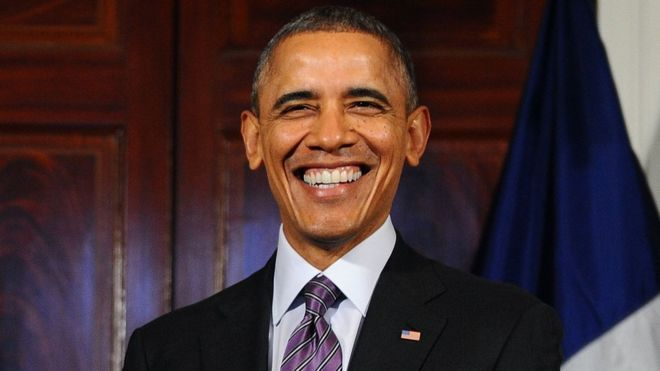
#> input picture opencv-basics/images/img1.jpg, 660 x 371 px, found by its file name
$ python faceDetection0.py
#> lines starting #> are read from the running program, lines starting #| are printed output that depends on the picture; after the words box and inside, x2 and y2 are one past the last pixel; in counts of white or black regions, pixels touching at a corner belong together
#
#   faceDetection0.py
#   Detecting a face
#
#   Created by Mohammed Ataa on 10/11/19.
#   Copyright © 2019 Ataago. All rights reserved.
#
### Face Detection
#   1. Create a Cascade Classifier (contains Features of a face)
#   2. Search for coordinates of the face
#   3. Draw a box around that face coordinates
#

import cv2

filename = 'img1.jpg'
# Read the Image
img = cv2.imread('opencv-basics/images/img1.jpg')
#> img is the input picture: shape (371, 660, 3); mean B, G, R 52.2, 50, 69.9
print(img.shape)
#| (371, 660, 3)

# Display the Image and display for 1 sec
cv2.imshow('My Image', img)
cv2.waitKey(1000)
cv2.destroyAllWindows()

# Resize the Image and Display for 1 sec
resized_img = cv2.resize(img, (int(img.shape[1]/2), int(img.shape[0]/2)))
cv2.imshow('Resized Image', resized_img)
cv2.waitKey(1000)
cv2.destroyAllWindows()

# Creating Cascade Classifier
# https://github.com/opencv/opencv/blob/master/data/haarcascades/haarcascade_frontalface_default.xml
face_cascade = cv2.CascadeClassifier('opencv-basics/images/haarcascade_frontalface_default.xml')

gray_img = cv2.cvtColor(img, cv2.COLOR_BGR2GRAY)
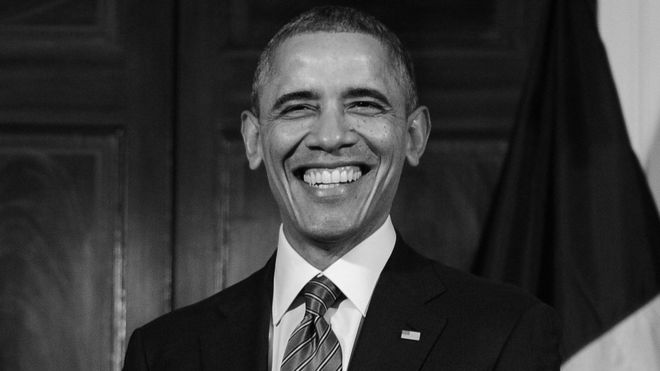
#> gray_img: shape (371, 660); min 0, max 254, mean 56.2

# Search for faces Coordinates
faces = face_cascade.detectMultiScale(img, scaleFactor=1.1, minNeighbors=5)
#> faces = [[239, 32, 184, 184]]

# Draw a box around the Face
for x, y, w, h in faces:
    print(x, y, w, h)
    cv2.rectangle(img, (x, y), (x + w, y + h), (0, 0, 255), 2)
#> this loop made 1 pass
#| 239 32 184 184
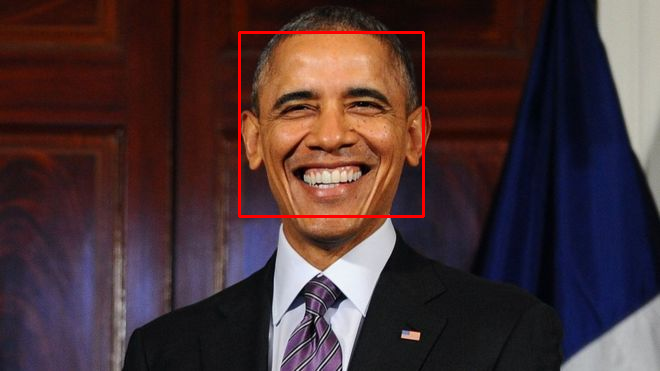
#> img: shape (371, 660, 3); 0.9% of pixels changed, all inside (x1, y1, x2, y2) = (238, 31, 425, 218)

# Display the Image and display for 1 sec
cv2.imshow('My Image', img)
cv2.waitKey(1000)
cv2.destroyAllWindows()

$ run again, with opencv-basics/images/img0.jpg copied over opencv-basics/images/img1.jpg
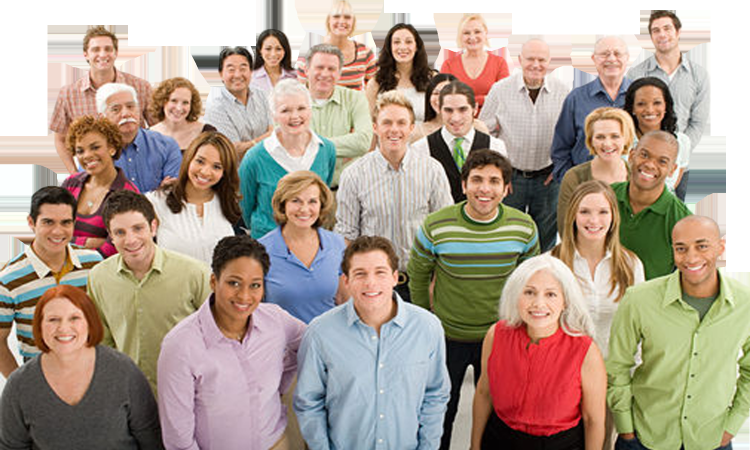
#> input picture opencv-basics/images/img0.jpg, 1500 x 900 px, found by its file name (shown at 1/2 size)
#> img is the input picture: shape (900, 1500, 3); mean B, G, R 143.8, 158, 174.7
#| (900, 1500, 3)
#> `gray_img = cv2.cvtColor(img, cv2.COLOR_BGR2GRAY)`:
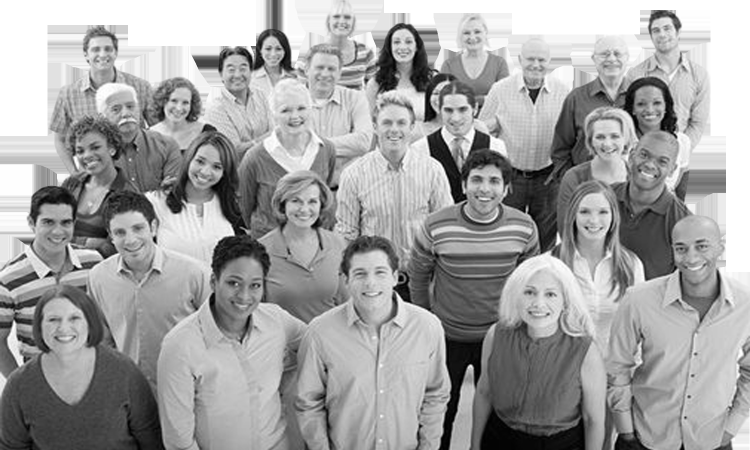
#> gray_img: shape (900, 1500) (shown at 1/2 size); min 0, max 255, mean 161.4
#> faces = 31 rows, first 6: [1217, 751, 52, 52], [517, 75, 58, 58], [653, 10, 62, 62], [1292, 34, 65, 65], [915, 42, 59, 59], [773, 59, 65, 65]
#> the loop `for x, y, w, h in faces:` made 31 passes
#> (printed output is left out)
#> after the loop `for x, y, w, h in faces:`:
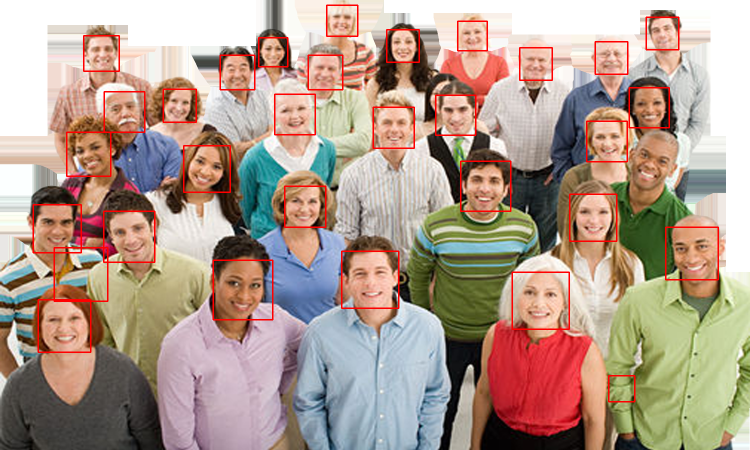
#> img: shape (900, 1500, 3) (shown at 1/2 size); 2.27% of pixels changed, all inside (x1, y1, x2, y2) = (65, 9, 1438, 805)

$ run again, with opencv-basics/images/img2.jpg copied over opencv-basics/images/img1.jpg
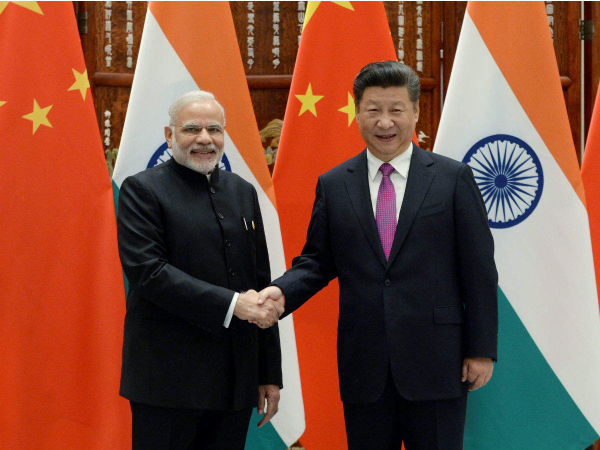
#> input picture opencv-basics/images/img2.jpg, 1200 x 900 px, found by its file name (shown at 1/2 size)
#> img is the input picture: shape (900, 1200, 3); mean B, G, R 59.8, 77.1, 125.3
#| (900, 1200, 3)
#> `gray_img = cv2.cvtColor(img, cv2.COLOR_BGR2GRAY)`:
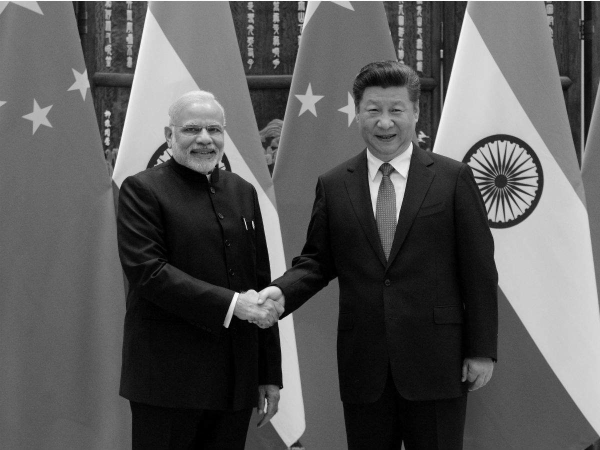
#> gray_img: shape (900, 1200) (shown at 1/2 size); min 0, max 255, mean 89.5
#> faces = [[341, 207, 131, 131], [703, 169, 135, 135]]
#> the loop `for x, y, w, h in faces:` made 2 passes
#> (printed output is left out)
#> after the loop `for x, y, w, h in faces:`:
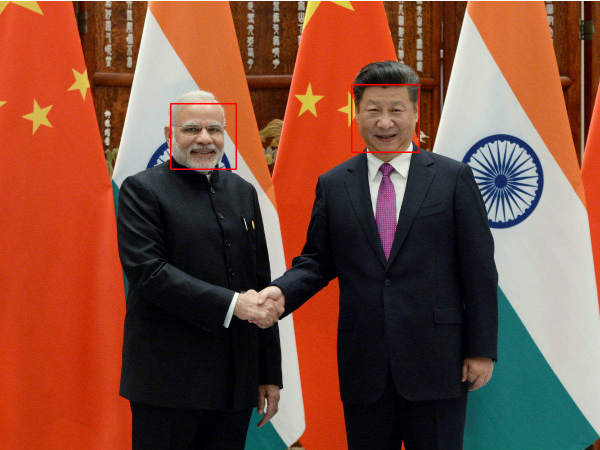
#> img: shape (900, 1200, 3) (shown at 1/2 size); 0.29% of pixels changed, all inside (x1, y1, x2, y2) = (340, 168, 840, 340)

$ run again, with opencv-basics/images/img3.jpg copied over opencv-basics/images/img1.jpg
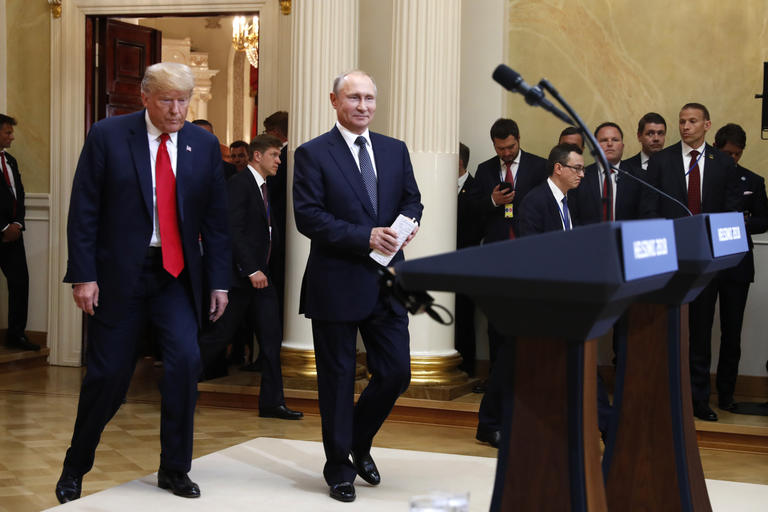
#> input picture opencv-basics/images/img3.jpg, 768 x 512 px, found by its file name
#> img is the input picture: shape (512, 768, 3); mean B, G, R 70.1, 80.4, 92.6
#| (512, 768, 3)
#> `gray_img = cv2.cvtColor(img, cv2.COLOR_BGR2GRAY)`:
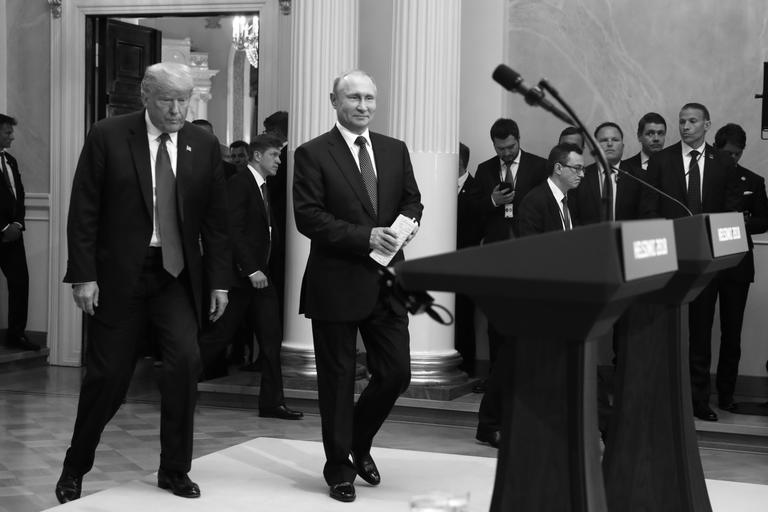
#> gray_img: shape (512, 768); min 0, max 255, mean 82.9
#> faces = [[641, 122, 30, 30], [594, 128, 30, 30], [671, 108, 33, 33], [336, 78, 50, 50], [180, 46, 49, 49]]
#> the loop `for x, y, w, h in faces:` made 5 passes
#> (printed output is left out)
#> after the loop `for x, y, w, h in faces:`:
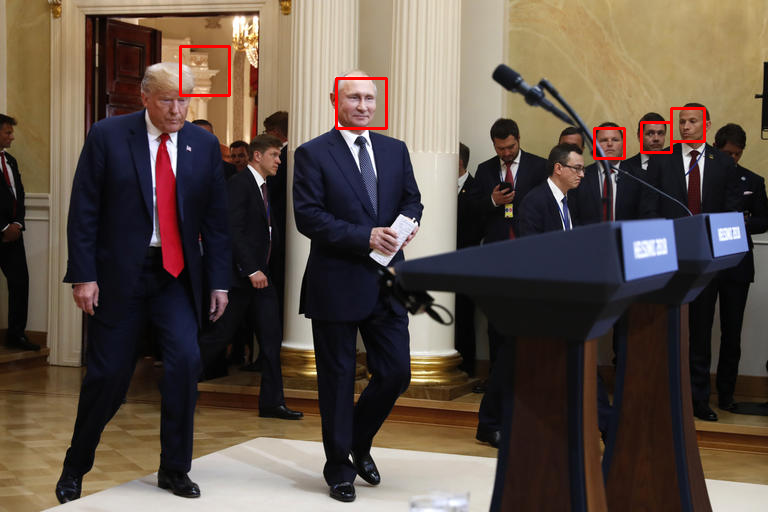
#> img: shape (512, 768, 3); 0.56% of pixels changed, all inside (x1, y1, x2, y2) = (179, 45, 706, 160)
